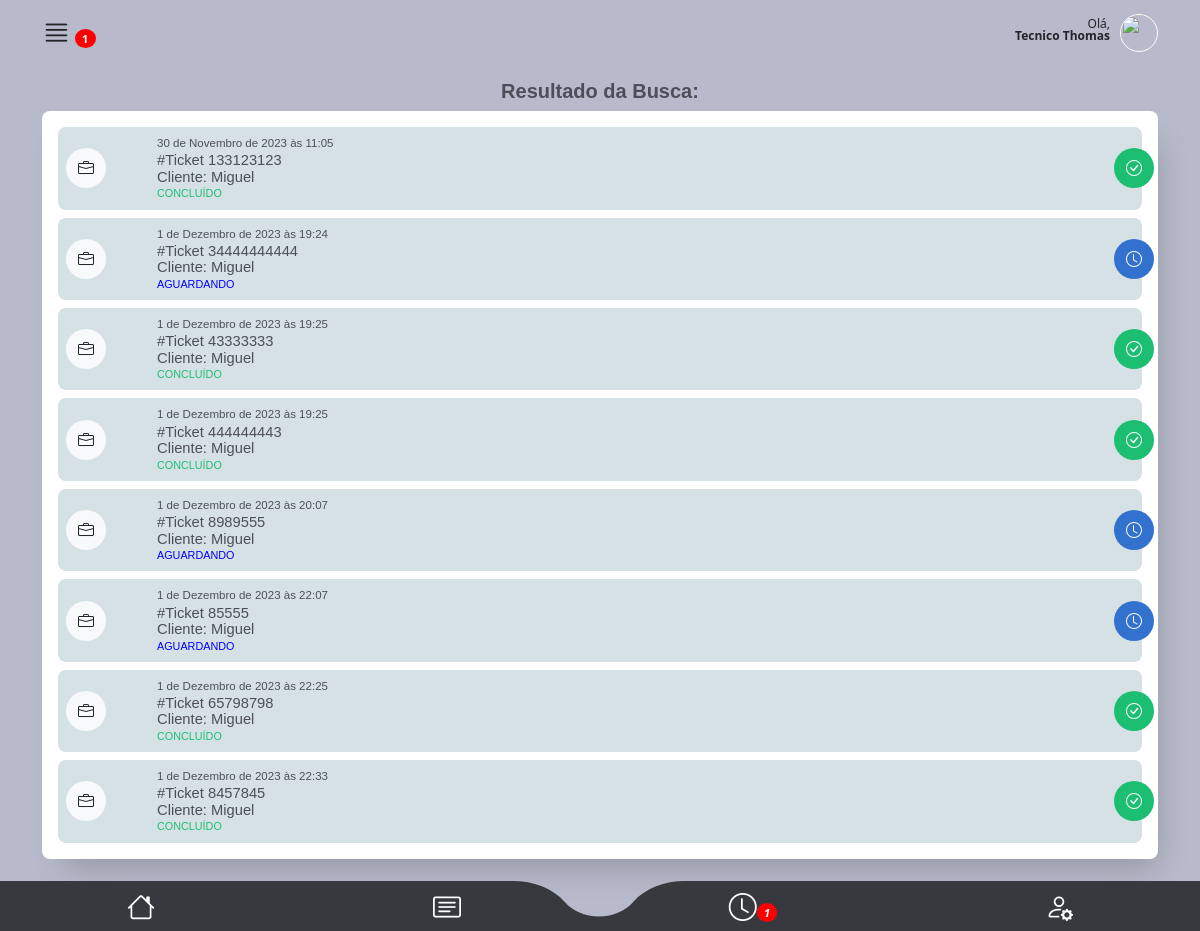
The app's page /main/tela_busca_resultado/ (signed in) with its own data.
### authentication/models.py (models this page shows, shortened)
class CustomUser(AbstractUser):
    telefone = models.CharField(max_length=15, null=False)
    endereco = models.ForeignKey(
        Endereco, on_delete=models.CASCADE, null=True, default=None
    )
    foto = models.ImageField(upload_to="img/perfil_user/", null=True, blank=True)
    email = models.EmailField(unique=True)

### staff/models.py (models this page shows, shortened)
class OrdemDeServico(models.Model):
    ticket = models.CharField(max_length=200, unique=True)
    tecnico = models.ForeignKey(
        CustomUser,
        on_delete=models.CASCADE,
        related_name="ordens_técnico",
        null=True,
        default=None,
    )
    staff = models.ForeignKey(
        CustomUser, on_delete=models.CASCADE, related_name="ordens_staff"
    )
    descricao = models.TextField(max_length=600)
    previsao_chegada = models.DateTimeField(editable=True)
    previsao_execucao = models.DateTimeField(editable=True)
    material = models.CharField(max_length=100, validators=[MinLengthValidator(3)])
    equipamento = models.CharField(max_length=100, validators=[MinLengthValidator(3)])
    data_criacao = models.DateTimeField(auto_now_add=True)
    cliente = models.ForeignKey(Cliente, on_delete=models.CASCADE)
    endereco = models.ForeignKey(Endereco, on_delete=models.CASCADE)
    contrato = models.CharField(max_length=700, null=True, blank=True)
    atividade = models.CharField(max_length=50, choices=ACTIVITY_CHOICES)
    status_tecnico = models.CharField(max_length=50, choices=TECNICAL_CHOICES)
    status = models.CharField(
        max_length=10, choices=STATUS_CHOICES, default="Aguardando"
    )
    atraso_em_minutos = models.CharField(max_length=50, choices=ATRASO_CHOICES)
    atraso_descricao = models.TextField(max_length=400)
    descricao_reagendamento = models.TextField(max_length=400)
    vezes_reagendada = models.IntegerField(default=0)
    aceite = models.BooleanField(default=False)

class Cliente(models.Model):
    nome = models.CharField(max_length=50, validators=[MinLengthValidator(3)])
    rg = models.CharField(max_length=12, validators=[MinLengthValidator(3)])
    telefone1 = models.CharField(max_length=15, validators=[MinLengthValidator(3)])
    telefone2 = models.CharField(max_length=15, validators=[MinLengthValidator(3)])

### main/views.py (the view, shortened to what this page needs)
@user_passes_test(is_tecnico)
def tela_busca_resultado(request):
    try:
        user = request.user
        aceites = calcula_aceite(user)
        ordens = OrdemDeServico.objects.filter(
            tecnico=request.user,
            status__in=["Atenção", "Urgente", "Aguardando", "Concluído"],
            aceite=True,
        )
        return render(request, "tela_busca_resultado.html", {"ordens": ordens, **aceites})
    except Exception as e:
        return render(request, "error.html", {"error_message": str(e)})

### main/helpers.py (called while the page is built)
def is_tecnico(user):
    return user.groups.filter(name="Técnico").exists()

def calcula_aceite(user):
    try:
        ordens = OrdemDeServico.objects.filter(
            tecnico=user, aceite=False, status__in=["Aguardando", "Atenção", "Urgente"]
        )
        pendentes = len(ordens)
        return {"pendentes": pendentes}
    except Exception as e:
        print(f"Erro ao calcular aviso: {e}")
        return {"pendentes": 0}

### main/templates/tela_busca_resultado.html (shortened to what this page needs)
{% extends "base2.html" %}
{%load static%}
{% block rest %}
<section id="oc_lista">
    <div class="container">
      <div class="row">
        <div class="col-10 offset-1 text-center mt-3">
          <h5 class="font-bold color04">Resultado da Busca:</h5>
        </div>
      </div>
      <div class="listas_here box-shadow">
        <div class="tab-content" id="pills-tabContent">
            <div class="tab-pane pt-3 fade show active" id="pills-01" role="tabpanel" aria-labelledby="pills-home-tab" tabindex="0">
        {% if ordens %}
            {% for ordem in ordens %}
              <div class="oc_lista_item">
                <a href="{% url 'os_detail2' ordem.id %}" class="a-whole"></a>
                <div class="row">
                    <div class="col-2 col-md-1">
                        <div class="icon bg-light"><i class="bi bi-briefcase text-dark"></i></div>
                    </div>
                    <div class="col-9 col-md-11">
                        <div class="oc_l_data color04 font-light">{{ordem.previsao_chegada}}</div>
                        <div class="oc_l_nome font-medium color04">#Ticket {{ordem.ticket}}</div>
                        <div class="oc_l_nome font-medium color04">Cliente: {{ordem.cliente.nome}}</div>
                        <div class="oc_l_status font-medium {% if ordem.status == 'Urgente' %}color-red{% elif ordem.status == 'Atenção' %}color-yellow{% elif ordem.status == 'Aguardando' %}color-blue{% elif ordem.status == 'Concluído' %}color-green{% endif %}">{{ ordem.status }}</div>
                    </div>
                    {% if ordem.status == "Urgente" %}
                    <div class="status_icon bg05 text-light">
                        <i class="bi bi-exclamation-triangle-fill"></i>
                    </div>
                {% elif ordem.status == "Atenção" %}
                    <div class="status_icon bg06 text-dark">
                        <i class="bi bi-flag"></i>
                    </div>
                {% elif ordem.status == "Aguardando" %}
                    <div class="status_icon bg01 text-light">
                        <i class="bi bi-clock"></i>
                    </div>
                    {% elif ordem.status == "Concluído" %}
                    <div class="status_icon bg02 text-light">
                      <i class="bi bi-check-circle"></i>
                  </div>
                {% endif %}
                </div>
              </div>
              {% endfor %}
            {% endif %}
            </div>
        </div>
    </div>
    </div>
  </section>
{% endblock %}

### main/templates/base2.html (shortened to what this page needs)
{%load static%}
<!DOCTYPE html>
<html lang="en" data-bs-theme="auto">
  <head>
    <link
      rel="stylesheet"
      href="https://cdn.jsdelivr.net/npm/@docsearch/css@3"
    />
    <link
      rel="stylesheet"
      href="https://cdn.jsdelivr.net/npm/bootstrap-icons@1.11.1/font/bootstrap-icons.css"
    />
    <link
      href="{% static 'assets/dist/css/bootstrap.min.css' %}"
      rel="stylesheet"
    />
    <link href="{% static 'assets/css/app_mamminfo.css' %}" rel="stylesheet" />
  </head>
  <body>
    <main class="bg03">
      <header>
        <div class="container">
          <div id="super_menu">
            <div class="row">
              <div class="col-3 text-start">
                <i class="bi bi-justify i_main"></i> {% if pendentes != 0 %}<span class="badge">{{ pendentes }}</span>{% endif %}
              </div>
              <div class="col-9 text-end">
                <p class="mt-2">
                  Olá,<br />
                  <strong>{{ user.first_name }} {{ user.last_name }}</strong>
                </p>
                <div class="photo_user mt-1">
                  {% if request.user.foto %}
                  <img src="{{ request.user.foto.url }}" alt="User Photo" />
                  {% else %}
                  <img
                    src="https://cdn-icons-png.flaticon.com/512/3106/3106807.png?auto=format&fit=crop&q=80&w=1760&ixlib=rb-4.0.3&ixid=M3wxMjA3fDB8MHxwaG90by1wYWdlfHx8fGVufDB8fHx8fA%3D%3D"
                    alt=""
                  />
                  {% endif %}
                </div>
              </div>
            </div>
          </div>
        </div>
      </header>
      {% block rest %}{% endblock %}
    </main>
    <footer>
      <ul class="row">
        <li class="col-3 mt-1">
          <a href="{% url 'dashboard' %}"><i class="bi bi-house"></i></a>
        </li>
        <li class="col-3 p-0 mt-1 text-start text-md-center">
          <a href="{% url 'minhas_os' %}" class="text-start text-md-center"
            ><i class="bi bi-card-text"></i
          ></a>
        </li>
        <li class="col-3 p-0 mt-1 text-end text-md-center">
          <a href="{% url 'aceite' %}" class="text-end text-md-center"
            ><i class="bi bi-clock">{% if pendentes != 0 %}<span class="badge">{{ pendentes }}</span>{% endif %}</i
          ></a>
        </li>
        <li class="col-3 mt-1">
          <a href="{% url 'tela_user' %}"><i class="bi bi-person-gear"></i></a>
        </li>
      </ul>
    </footer>
  </body>
</html>

### main/templates/static/assets/css/app_mamminfo.css (style rules this page uses)
html { font-family: 'Noto', sans-serif;background: #ced0dc; }
.font-medium { font-family: 'NotoMedium', sans-serif;font-weight: 400; }
.font-bold { font-family: 'NotoBold', sans-serif;font-weight: 600; }
.font-light { font-family: 'NotoLight', sans-serif;font-weight: 300; }
.bg01 { background: #3371cf; }
.bg02 { background: #1cbf71; }
.bg03 { background: #b7baca; }
.color04 { color: #4c4f5a; }
section { height: auto;min-height: 90vh;max-width: 100vw;width: 100%; }
.box-shadow { box-shadow: 10px 20px 32px -12px rgba(0,0,0,.2); }
.a-whole { position: absolute;top: 0;bottom: 0;left: 0;right: 0;width: 100%;height: 100%;z-index: 1;display: block; }
#super_menu { padding: 10px 0;position: relative; }
#super_menu p { font-size: .75rem;line-height: 100%;display: inline-block;margin: 0 10px 0 0; }
#super_menu .i_main { font-size: 1.8rem; }
#super_menu .photo_user { float: right;display: inline-block; }
#super_menu .photo_user img { width: 38px;height: 38px;display: block;border-radius: 38px;object-fit: cover;transform-origin: 50% 50%;border: 1px solid #fff; }
#oc_lista { padding-bottom: 72px; }
#oc_lista .listas_here { background: #fff;border-radius: 8px; }
#oc_lista .tab-pane { padding: 8px 16px; }
#oc_lista .oc_lista_item { background: #d6e1e6;border-radius: 8px;padding: 8px;position: relative;margin-bottom: 8px; }
#oc_lista .oc_lista_item .icon { width: 40px;height: 40px;border-radius: 40px;display: inline-block;text-align: center;line-height: 40px;position: absolute;l: 0;top: 0;bottom: 0;margin: auto; }
#oc_lista .oc_lista_item .oc_l_data { font-size: .72rem; }
#oc_lista .oc_lista_item .oc_l_nome { font-size: .92rem;line-height: 112%;white-space: nowrap;overflow: hidden;text-overflow: ellipsis; }
#oc_lista .oc_lista_item .oc_l_status { font-size: .675rem;text-transform: uppercase; }
#oc_lista .oc_lista_item .status_icon { width: 40px;height: 40px;border-radius: 40px;display: inline-block;text-align: center;line-height: 40px;position: absolute;right: -12px;top: 0;bottom: 0;margin: auto; }
footer { position: fixed;z-index: 5; width: 100%;bottom: 0;background: url(../img/footer.svg) 50% 50% / cover;height: 50px; }
footer ul { padding: 0;margin: 0;text-align: center; }
footer ul li { list-style: none;display: inline-block; }
footer li a { color: #fff;font-size: 1.75rem;width: 100%;text-align: center;display: block; }

### records on screen
CustomUser: first_name "Tecnico", last_name "Thomas"
OrdemDeServico: previsao_chegada "30 de Novembro de 2023 às 11:05", ticket "133123123", cliente.nome "Miguel", status "CONCLUÍDO"
OrdemDeServico: previsao_chegada "1 de Dezembro de 2023 às 19:24", ticket "34444444444", cliente.nome "Miguel", status "AGUARDANDO"
OrdemDeServico: previsao_chegada "1 de Dezembro de 2023 às 19:25", ticket "43333333", cliente.nome "Miguel", status "CONCLUÍDO"
OrdemDeServico: previsao_chegada "1 de Dezembro de 2023 às 19:25", ticket "444444443", cliente.nome "Miguel", status "CONCLUÍDO"
OrdemDeServico: previsao_chegada "1 de Dezembro de 2023 às 20:07", ticket "8989555", cliente.nome "Miguel", status "AGUARDANDO"
OrdemDeServico: previsao_chegada "1 de Dezembro de 2023 às 22:07", ticket "85555", cliente.nome "Miguel", status "AGUARDANDO"
OrdemDeServico: previsao_chegada "1 de Dezembro de 2023 às 22:25", ticket "65798798", cliente.nome "Miguel", status "CONCLUÍDO"
OrdemDeServico: previsao_chegada "1 de Dezembro de 2023 às 22:33", ticket "8457845", cliente.nome "Miguel", status "CONCLUÍDO"

### other values on screen
{{ pendentes }} "1"
